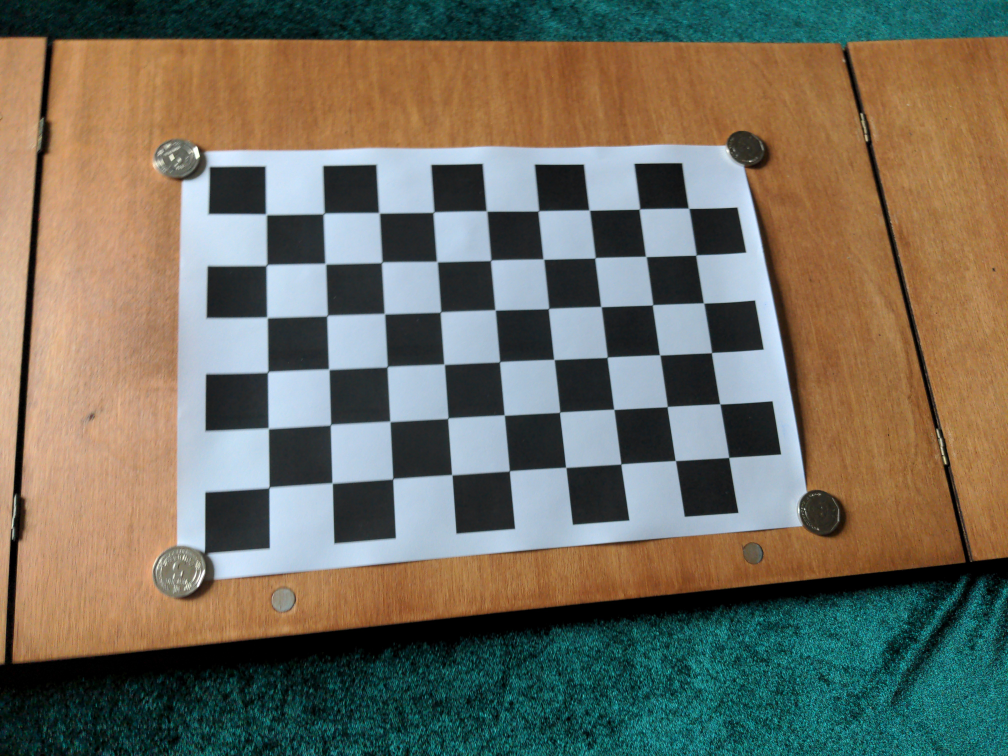
#> input picture lab02/data/angles/angle_1.jpg, 4032 x 3024 px (shown at 1/4 size); its folder holds 6 pictures in this run
$ python part_d_evaluation.py
#> lines starting #> are read from the running program, lines starting #| are printed output that depends on the picture
### lab02/src/common.py
"""Спільні утиліти та константи для Лабораторної роботи №2."""
import os
import sys
import numpy as np
import cv2
import matplotlib

sys.stdout.reconfigure(encoding="utf-8")
matplotlib.use("Agg")
import matplotlib.pyplot as plt

np.random.seed(42)

ROOT = os.path.abspath(os.path.join(os.path.dirname(__file__), "..", ".."))
LAB = os.path.join(ROOT, "lab02")
DATA = os.path.join(LAB, "data")
RESULTS = os.path.join(LAB, "results")
FIGURES = os.path.join(LAB, "figures")

for d in (RESULTS, FIGURES):
    os.makedirs(d, exist_ok=True)

plt.rcParams.update({
    "font.family": "serif",
    "font.size": 10,
    "figure.dpi": 150,
    "savefig.bbox": "tight"
})

# Параметри калібрувального шаблона згідно з Практикумом та умовами
PATTERN_SIZE = (9, 6)   # 9 внутрішніх кутів по ширині, 6 по висоті (10x7 клітин)
SQUARE_SIZE = 22.0      # реальний виміряний розмір сторони клітини: 2.2 см = 22.0 мм

# Критерій зупинки для cv2.cornerSubPix: 30 ітерацій або точність 0.001
SUBPIX_CRITERIA = (cv2.TERM_CRITERIA_EPS + cv2.TERM_CRITERIA_MAX_ITER, 30, 0.001)


def imread(path, flags=cv2.IMREAD_COLOR | cv2.IMREAD_IGNORE_ORIENTATION):
    """Зчитування зображення в системі координат матриці сенсора (без довільних поворотів EXIF)."""
    img = cv2.imread(path, flags)
    if img is None:
        raise FileNotFoundError(f"Не вдалося зчитати файл: {path}")
    return img


def rgb(img):
    """BGR -> RGB для коректного виведення в matplotlib."""
    return cv2.cvtColor(img, cv2.COLOR_BGR2RGB)


def create_object_points(pattern_size=PATTERN_SIZE, square_size=SQUARE_SIZE):
    """Формування тривимірних координат кутів шахівниці (Z = 0) у міліметрах."""
    objp = np.zeros((pattern_size[0] * pattern_size[1], 3), np.float32)
    objp[:, :2] = np.mgrid[0:pattern_size[0], 0:pattern_size[1]].T.reshape(-1, 2) * square_size
    return objp


# [29 lines left out: functions compute_reprojection_errors, save_csv, not called in this run]

### lab02/src/part_d_evaluation.py
"""Лабораторна робота №2.
Частина D: Дослідження збіжності, усунення дисторсії та візуальна перевірка (Кроки 12-15).
"""
import os
import glob
import random
import numpy as np
import cv2
import matplotlib.pyplot as plt

from common import (
    ROOT, LAB, DATA, RESULTS, FIGURES, PATTERN_SIZE, SQUARE_SIZE, SUBPIX_CRITERIA,
    imread, rgb, create_object_points, compute_reprojection_errors, save_csv
)

print("=== Частина D: Дослідження збіжності, виправлення дисторсії та експорт ===")

# Завантаження 24 валідних (відфільтрованих) кадрів без викиду angle_8
file_list = []
for grp in ["frontal", "angles", "corners"]:
    flist = sorted(glob.glob(os.path.join(DATA, grp, "*.jpg")))
    for f in flist:
        if "angle_8.jpg" not in f:
            file_list.append((grp, f))
#> pass 2 of the loop `for grp in ["frontal", "angles", "corners"]:`:
#> pass 3 of the loop `for grp in ["frontal", "angles", "corners"]:`:

objp = create_object_points(PATTERN_SIZE, SQUARE_SIZE)
clean_objpoints = []
clean_imgpoints = []
h, w = None, None

for grp, fpath in file_list:
    img = imread(fpath)
#> in imread, img is the input picture: shape (3024, 4032, 3); mean B, G, R 95.3, 109.7, 113.6
    if h is None:
        h, w = img.shape[:2]
#> h = 3024; w = 4032
    gray = cv2.cvtColor(img, cv2.COLOR_BGR2GRAY)
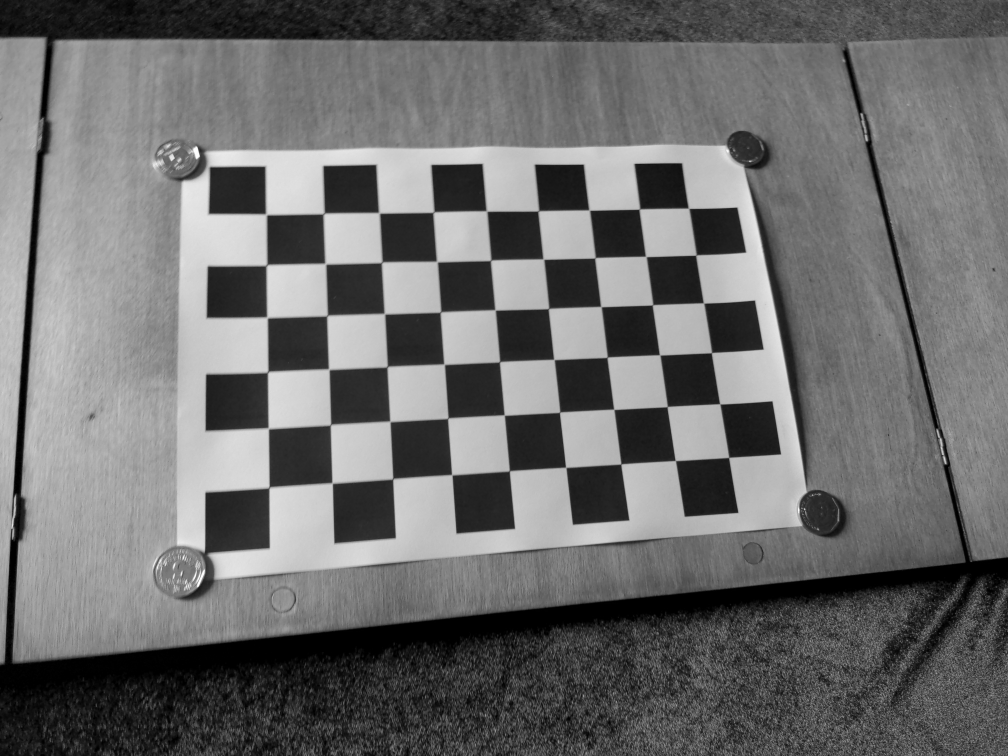
#> gray: shape (3024, 4032) (shown at 1/4 size); min 0, max 255, mean 109.2
    ret, corners = cv2.findChessboardCorners(gray, PATTERN_SIZE)
#> ret = True; corners = 54 rows, first 8: [1067.5, 857], [1295.5, 856], [1518, 853], [1735, 850], [1946, 847.5], [2154.2, 845.8], [2358.5, 842], [2559, 837.5]
    corners_sp = cv2.cornerSubPix(gray, corners, (11, 11), (-1, -1), SUBPIX_CRITERIA)
#> corners_sp = 54 rows, first 8: [1066.7, 859.9], [1295.1, 857.1], [1518.1, 853.4], [1735.7, 849.9], [1947.8, 846], [2154.4, 845.4], [2358.3, 842.3], [2558.5, 838]
    clean_objpoints.append(objp)
    clean_imgpoints.append(corners_sp.reshape(-1, 2))
#> pass 2 of the loop `for grp, fpath in file_list:`:
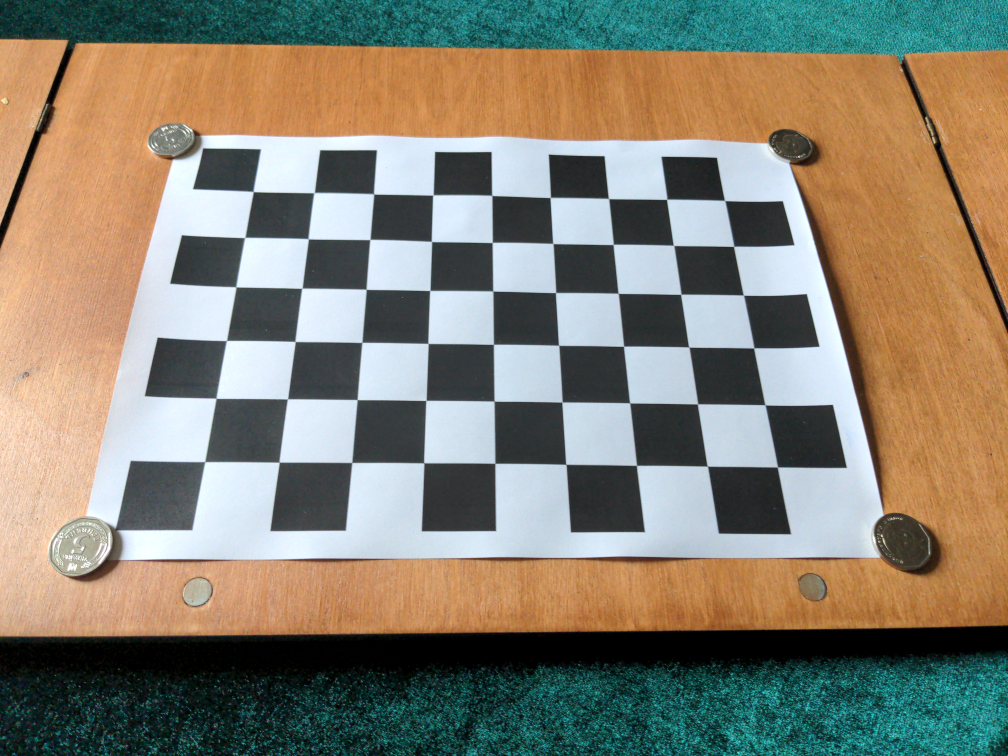
#> input picture lab02/data/angles/angle_10.jpg, 4032 x 3024 px (shown at 1/4 size)
#> in imread, img is the input picture: shape (3024, 4032, 3); mean B, G, R 114, 129.4, 135.3
#> `gray = cv2.cvtColor(img, cv2.COLOR_BGR2GRAY)`:
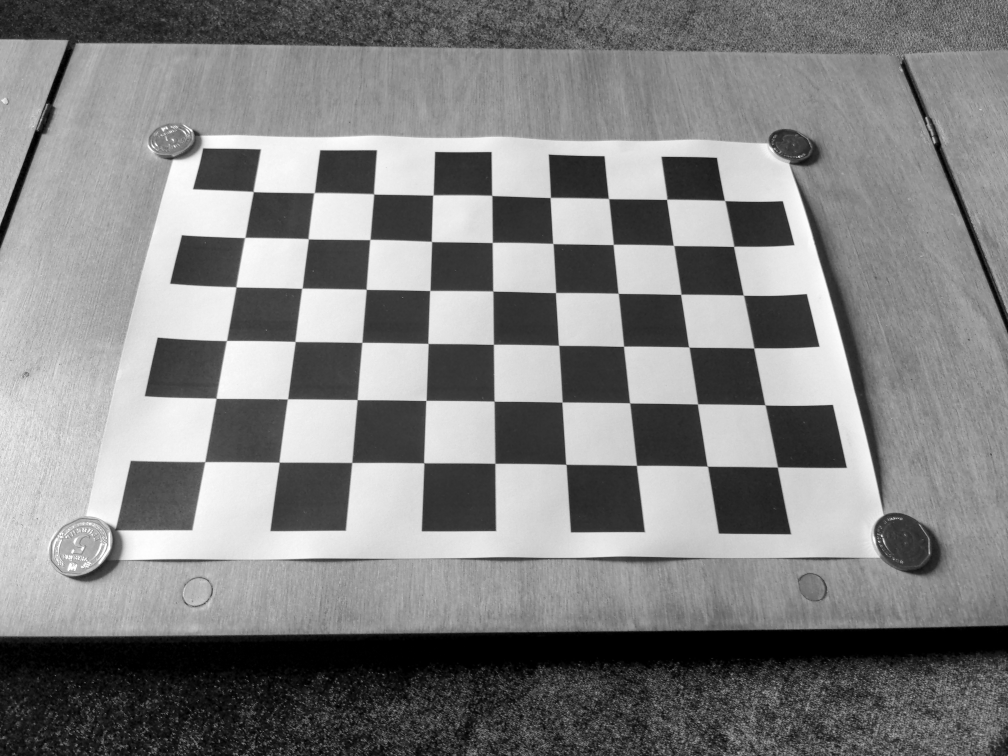
#> gray: shape (3024, 4032) (shown at 1/4 size); min 0, max 255, mean 129.4
#> corners = 54 rows, first 8: [1014, 768], [1258.5, 773.2], [1495.5, 777.5], [1731.9, 782.5], [1968.6, 783.9], [2202.5, 791.5], [2435.5, 796], [2666.4, 799.5]
#> corners_sp = 54 rows, first 8: [1014.6, 768.2], [1258, 772.5], [1496.2, 777.6], [1733, 781.9], [1968.6, 783.5], [2202.2, 791.8], [2435.5, 796.1], [2667.6, 799]
#> pass 3 of the loop `for grp, fpath in file_list:`:
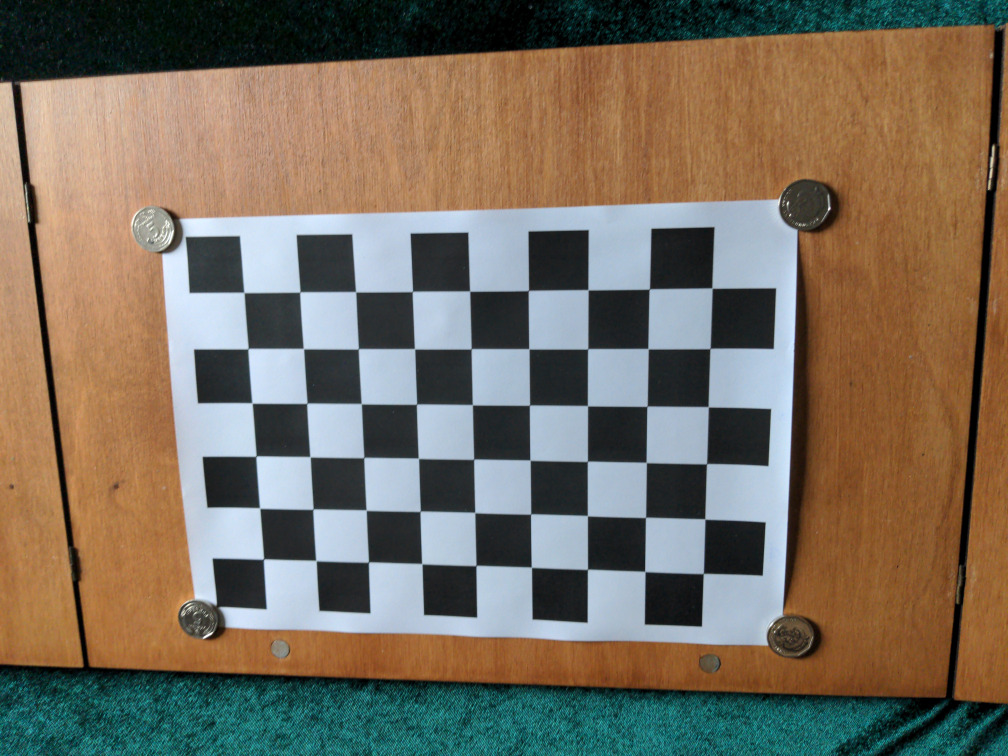
#> input picture lab02/data/angles/angle_2.jpg, 4032 x 3024 px (shown at 1/4 size)
#> in imread, img is the input picture: shape (3024, 4032, 3); mean B, G, R 94.6, 109.9, 121.1
#> `gray = cv2.cvtColor(img, cv2.COLOR_BGR2GRAY)`:
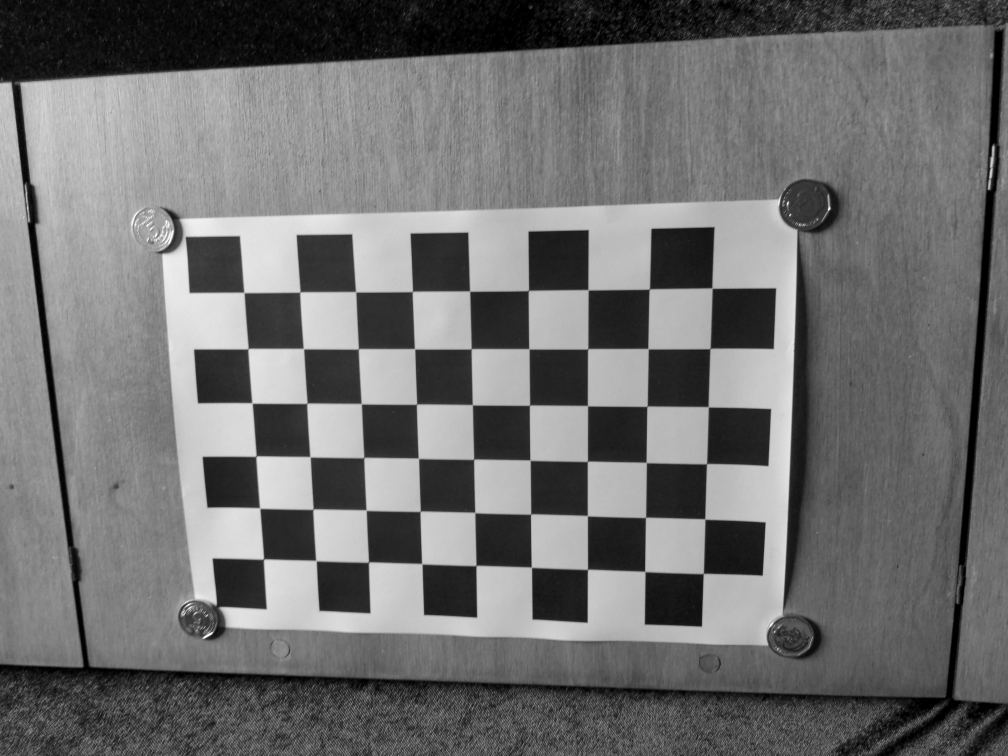
#> gray: shape (3024, 4032) (shown at 1/4 size); min 0, max 255, mean 111.5
#> corners = 54 rows, first 8: [977.5, 1171], [1201, 1169.5], [1424, 1169], [1651.3, 1167.1], [1880.5, 1165], [2113.4, 1163.8], [2354, 1160], [2597.2, 1158.6]
#> corners_sp = 54 rows, first 8: [977.4, 1171.5], [1201.1, 1169.5], [1424.3, 1168.8], [1650.9, 1167.7], [1880.2, 1166], [2114.9, 1163.6], [2353.5, 1160.5], [2598.5, 1157.5]
#> the loop made 6 passes; the first 3 are shown

# Базове калібрування на всіх 24 чистих кадрах
ret_final, K_final, D_final, rvecs_final, tvecs_final = cv2.calibrateCamera(
    clean_objpoints, clean_imgpoints, (w, h), None, None
)
print(f"Підсумкове калібрування (24 кадри): RMSE = {ret_final:.4f} px")

# =========================================================================
# Крок 12: Залежність похибки та fx від кількості кадрів N
# =========================================================================
np.random.seed(42)
random.seed(42)

Ns = [5, 8, 10, 12, 15, 20]
trials = 5
dependence_rows = []

n_stats = {}

for N in Ns:
    err_list = []
    fx_list = []
    fy_list = []
    for t in range(trials):
#> (the run stopped early here; a loop or call above may not have finished)
